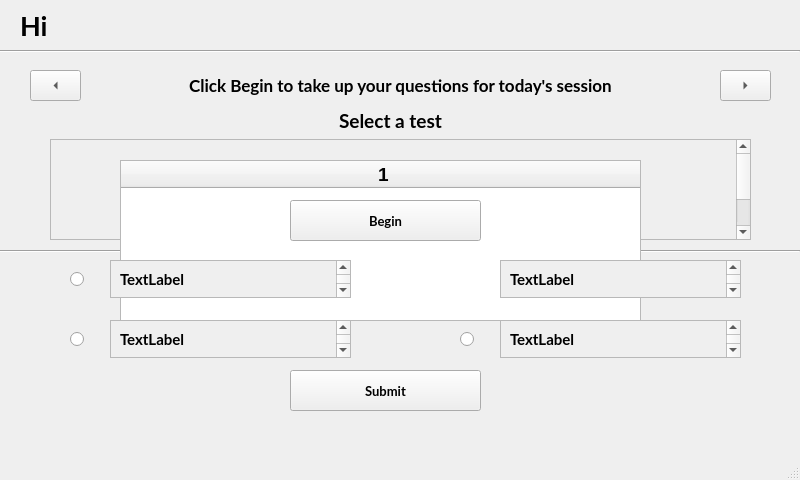
<?xml version="1.0" encoding="UTF-8"?>
<ui version="4.0">
 <class>MainWindow</class>
 <widget class="QMainWindow" name="MainWindow">
  <property name="geometry">
   <rect>
    <x>0</x>
    <y>0</y>
    <width>800</width>
    <height>480</height>
   </rect>
  </property>
  <property name="windowTitle">
   <string>MainWindow</string>
  </property>
  <widget class="QWidget" name="centralwidget">
   <widget class="QLabel" name="label">
    <property name="geometry">
     <rect>
      <x>20</x>
      <y>10</y>
      <width>681</width>
      <height>31</height>
     </rect>
    </property>
    <property name="font">
     <font>
      <family>Lato</family>
      <pointsize>20</pointsize>
      <weight>75</weight>
      <bold>true</bold>
     </font>
    </property>
    <property name="text">
     <string>Hi</string>
    </property>
   </widget>
   <widget class="Line" name="line">
    <property name="geometry">
     <rect>
      <x>0</x>
      <y>50</y>
      <width>800</width>
      <height>3</height>
     </rect>
    </property>
    <property name="orientation">
     <enum>Qt::Horizontal</enum>
    </property>
   </widget>
   <widget class="QToolButton" name="toolButton">
    <property name="geometry">
     <rect>
      <x>30</x>
      <y>70</y>
      <width>51</width>
      <height>31</height>
     </rect>
    </property>
    <property name="autoFillBackground">
     <bool>true</bool>
    </property>
    <property name="text">
     <string>...</string>
    </property>
    <property name="arrowType">
     <enum>Qt::LeftArrow</enum>
    </property>
   </widget>
   <widget class="QLabel" name="label_2">
    <property name="geometry">
     <rect>
      <x>100</x>
      <y>60</y>
      <width>601</width>
      <height>51</height>
     </rect>
    </property>
    <property name="font">
     <font>
      <family>Lato</family>
      <pointsize>13</pointsize>
      <weight>75</weight>
      <bold>true</bold>
     </font>
    </property>
    <property name="text">
     <string>Click Begin to take up your questions for today's session</string>
    </property>
    <property name="alignment">
     <set>Qt::AlignCenter</set>
    </property>
   </widget>
   <widget class="QToolButton" name="toolButton_2">
    <property name="geometry">
     <rect>
      <x>720</x>
      <y>70</y>
      <width>51</width>
      <height>31</height>
     </rect>
    </property>
    <property name="autoFillBackground">
     <bool>true</bool>
    </property>
    <property name="text">
     <string>...</string>
    </property>
    <property name="arrowType">
     <enum>Qt::RightArrow</enum>
    </property>
   </widget>
   <widget class="QLabel" name="label_8">
    <property name="geometry">
     <rect>
      <x>310</x>
      <y>100</y>
      <width>161</width>
      <height>41</height>
     </rect>
    </property>
    <property name="font">
     <font>
      <family>Lato</family>
      <pointsize>14</pointsize>
      <weight>75</weight>
      <bold>true</bold>
     </font>
    </property>
    <property name="text">
     <string>Select a test</string>
    </property>
    <property name="alignment">
     <set>Qt::AlignCenter</set>
    </property>
   </widget>
   <widget class="QRadioButton" name="radioButton1">
    <property name="geometry">
     <rect>
      <x>70</x>
      <y>269</y>
      <width>41</width>
      <height>21</height>
     </rect>
    </property>
    <property name="font">
     <font>
      <family>Lato</family>
     </font>
    </property>
    <property name="text">
     <string/>
    </property>
   </widget>
   <widget class="QRadioButton" name="radioButton3">
    <property name="geometry">
     <rect>
      <x>70</x>
      <y>329</y>
      <width>41</width>
      <height>21</height>
     </rect>
    </property>
    <property name="font">
     <font>
      <family>Lato</family>
     </font>
    </property>
    <property name="text">
     <string/>
    </property>
   </widget>
   <widget class="QRadioButton" name="radioButton4">
    <property name="geometry">
     <rect>
      <x>460</x>
      <y>329</y>
      <width>41</width>
      <height>21</height>
     </rect>
    </property>
    <property name="font">
     <font>
      <family>Lato</family>
     </font>
    </property>
    <property name="text">
     <string/>
    </property>
   </widget>
   <widget class="QRadioButton" name="radioButton2">
    <property name="geometry">
     <rect>
      <x>460</x>
      <y>269</y>
      <width>41</width>
      <height>21</height>
     </rect>
    </property>
    <property name="font">
     <font>
      <family>Lato</family>
     </font>
    </property>
    <property name="text">
     <string/>
    </property>
   </widget>
   <widget class="QPushButton" name="pushButton_2">
    <property name="geometry">
     <rect>
      <x>290</x>
      <y>377</y>
      <width>191</width>
      <height>31</height>
     </rect>
    </property>
    <property name="font">
     <font>
      <family>Lato</family>
      <pointsize>10</pointsize>
      <italic>false</italic>
     </font>
    </property>
    <property name="text">
     <string>Submit</string>
    </property>
   </widget>
   <widget class="QPushButton" name="pushButton_3">
    <property name="geometry">
     <rect>
      <x>290</x>
      <y>370</y>
      <width>191</width>
      <height>41</height>
     </rect>
    </property>
    <property name="font">
     <font>
      <family>Lato</family>
      <pointsize>10</pointsize>
      <weight>75</weight>
      <italic>false</italic>
      <bold>true</bold>
     </font>
    </property>
    <property name="text">
     <string>Submit</string>
    </property>
   </widget>
   <widget class="Line" name="line_2">
    <property name="geometry">
     <rect>
      <x>0</x>
      <y>250</y>
      <width>800</width>
      <height>3</height>
     </rect>
    </property>
    <property name="orientation">
     <enum>Qt::Horizontal</enum>
    </property>
   </widget>
   <widget class="QScrollArea" name="scrollArea">
    <property name="geometry">
     <rect>
      <x>50</x>
      <y>139</y>
      <width>701</width>
      <height>101</height>
     </rect>
    </property>
    <property name="frameShadow">
     <enum>QFrame::Plain</enum>
    </property>
    <property name="widgetResizable">
     <bool>true</bool>
    </property>
    <widget class="QWidget" name="scrollAreaWidgetContents">
     <property name="geometry">
      <rect>
       <x>0</x>
       <y>0</y>
       <width>686</width>
       <height>150</height>
      </rect>
     </property>
     <layout class="QHBoxLayout" name="horizontalLayout">
      <item>
       <widget class="QLabel" name="label_3">
        <property name="font">
         <font>
          <family>Lato</family>
          <pointsize>11</pointsize>
          <weight>75</weight>
          <bold>true</bold>
         </font>
        </property>
        <property name="text">
         <string>&lt;html&gt;&lt;head/&gt;&lt;body&gt;&lt;p align=&quot;justify&quot;&gt;&lt;br/&gt;&lt;/p&gt;&lt;p align=&quot;justify&quot;&gt;&lt;br/&gt;&lt;/p&gt;&lt;p align=&quot;center&quot;&gt;&lt;br/&gt;&lt;/p&gt;&lt;/body&gt;&lt;/html&gt;</string>
        </property>
        <property name="alignment">
         <set>Qt::AlignHCenter|Qt::AlignTop</set>
        </property>
       </widget>
      </item>
     </layout>
    </widget>
   </widget>
   <widget class="QTableWidget" name="tableWidget">
    <property name="geometry">
     <rect>
      <x>120</x>
      <y>160</y>
      <width>521</width>
      <height>161</height>
     </rect>
    </property>
    <property name="font">
     <font>
      <pointsize>14</pointsize>
      <weight>75</weight>
      <bold>true</bold>
     </font>
    </property>
    <property name="frameShadow">
     <enum>QFrame::Plain</enum>
    </property>
    <property name="editTriggers">
     <set>QAbstractItemView::NoEditTriggers</set>
    </property>
    <property name="selectionMode">
     <enum>QAbstractItemView::SingleSelection</enum>
    </property>
    <property name="columnCount">
     <number>1</number>
    </property>
    <attribute name="horizontalHeaderDefaultSectionSize">
     <number>525</number>
    </attribute>
    <attribute name="horizontalHeaderMinimumSectionSize">
     <number>30</number>
    </attribute>
    <attribute name="verticalHeaderCascadingSectionResizes">
     <bool>true</bool>
    </attribute>
    <attribute name="verticalHeaderDefaultSectionSize">
     <number>60</number>
    </attribute>
    <attribute name="verticalHeaderMinimumSectionSize">
     <number>20</number>
    </attribute>
    <column/>
   </widget>
   <widget class="QScrollArea" name="scrollArea_2">
    <property name="geometry">
     <rect>
      <x>110</x>
      <y>260</y>
      <width>241</width>
      <height>38</height>
     </rect>
    </property>
    <property name="frameShadow">
     <enum>QFrame::Plain</enum>
    </property>
    <property name="widgetResizable">
     <bool>true</bool>
    </property>
    <widget class="QWidget" name="scrollAreaWidgetContents_2">
     <property name="geometry">
      <rect>
       <x>0</x>
       <y>0</y>
       <width>239</width>
       <height>36</height>
      </rect>
     </property>
     <layout class="QHBoxLayout" name="horizontalLayout_2">
      <item>
       <widget class="QLabel" name="label_4">
        <property name="font">
         <font>
          <family>Lato</family>
          <pointsize>11</pointsize>
          <weight>75</weight>
          <bold>true</bold>
         </font>
        </property>
        <property name="text">
         <string>TextLabel</string>
        </property>
       </widget>
      </item>
     </layout>
    </widget>
   </widget>
   <widget class="QScrollArea" name="scrollArea_3">
    <property name="geometry">
     <rect>
      <x>110</x>
      <y>320</y>
      <width>241</width>
      <height>38</height>
     </rect>
    </property>
    <property name="frameShadow">
     <enum>QFrame::Plain</enum>
    </property>
    <property name="widgetResizable">
     <bool>true</bool>
    </property>
    <widget class="QWidget" name="scrollAreaWidgetContents_3">
     <property name="geometry">
      <rect>
       <x>0</x>
       <y>0</y>
       <width>239</width>
       <height>36</height>
      </rect>
     </property>
     <layout class="QHBoxLayout" name="horizontalLayout_3">
      <item>
       <widget class="QLabel" name="label_5">
        <property name="font">
         <font>
          <family>Lato</family>
          <pointsize>11</pointsize>
          <weight>75</weight>
          <bold>true</bold>
         </font>
        </property>
        <property name="text">
         <string>TextLabel</string>
        </property>
       </widget>
      </item>
     </layout>
    </widget>
   </widget>
   <widget class="QScrollArea" name="scrollArea_4">
    <property name="geometry">
     <rect>
      <x>500</x>
      <y>260</y>
      <width>241</width>
      <height>38</height>
     </rect>
    </property>
    <property name="frameShadow">
     <enum>QFrame::Plain</enum>
    </property>
    <property name="widgetResizable">
     <bool>true</bool>
    </property>
    <widget class="QWidget" name="scrollAreaWidgetContents_4">
     <property name="geometry">
      <rect>
       <x>0</x>
       <y>0</y>
       <width>239</width>
       <height>36</height>
      </rect>
     </property>
     <layout class="QHBoxLayout" name="horizontalLayout_4">
      <item>
       <widget class="QLabel" name="label_6">
        <property name="font">
         <font>
          <family>Lato</family>
          <pointsize>11</pointsize>
          <weight>75</weight>
          <bold>true</bold>
         </font>
        </property>
        <property name="text">
         <string>TextLabel</string>
        </property>
       </widget>
      </item>
     </layout>
    </widget>
   </widget>
   <widget class="QScrollArea" name="scrollArea_5">
    <property name="geometry">
     <rect>
      <x>500</x>
      <y>320</y>
      <width>241</width>
      <height>38</height>
     </rect>
    </property>
    <property name="frameShadow">
     <enum>QFrame::Plain</enum>
    </property>
    <property name="widgetResizable">
     <bool>true</bool>
    </property>
    <widget class="QWidget" name="scrollAreaWidgetContents_5">
     <property name="geometry">
      <rect>
       <x>0</x>
       <y>0</y>
       <width>239</width>
       <height>36</height>
      </rect>
     </property>
     <layout class="QHBoxLayout" name="horizontalLayout_5">
      <item>
       <widget class="QLabel" name="label_7">
        <property name="font">
         <font>
          <family>Lato</family>
          <pointsize>11</pointsize>
          <weight>75</weight>
          <bold>true</bold>
         </font>
        </property>
        <property name="text">
         <string>TextLabel</string>
        </property>
       </widget>
      </item>
     </layout>
    </widget>
   </widget>
   <widget class="QPushButton" name="pushButton">
    <property name="geometry">
     <rect>
      <x>290</x>
      <y>200</y>
      <width>191</width>
      <height>41</height>
     </rect>
    </property>
    <property name="font">
     <font>
      <family>Lato</family>
      <pointsize>10</pointsize>
      <weight>75</weight>
      <bold>true</bold>
     </font>
    </property>
    <property name="text">
     <string>Begin</string>
    </property>
   </widget>
  </widget>
  <widget class="QStatusBar" name="statusbar"/>
 </widget>
 <resources/>
 <connections/>
</ui>
